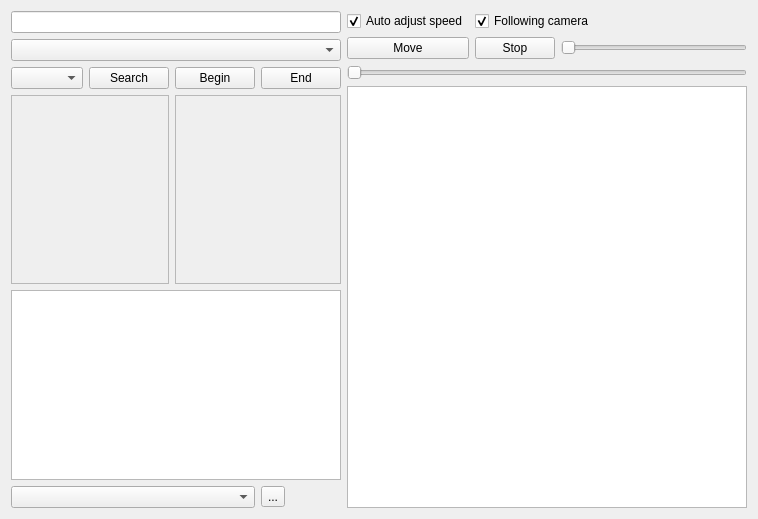
<?xml version="1.0" encoding="UTF-8"?>
<ui version="4.0">
 <class>MainWindow</class>
 <widget class="QMainWindow" name="MainWindow">
  <property name="geometry">
   <rect>
    <x>0</x>
    <y>0</y>
    <width>700</width>
    <height>519</height>
   </rect>
  </property>
  <property name="sizePolicy">
   <sizepolicy hsizetype="Expanding" vsizetype="Expanding">
    <horstretch>0</horstretch>
    <verstretch>0</verstretch>
   </sizepolicy>
  </property>
  <property name="windowTitle">
   <string>Mon detecteur de charlottes aux fraises</string>
  </property>
  <property name="windowOpacity">
   <double>1.000000000000000</double>
  </property>
  <widget class="QWidget" name="centralWidget">
   <property name="enabled">
    <bool>true</bool>
   </property>
   <layout class="QGridLayout" name="gridLayout">
    <item row="0" column="0">
     <layout class="QHBoxLayout" name="mainLayout">
      <property name="sizeConstraint">
       <enum>QLayout::SetNoConstraint</enum>
      </property>
      <item>
       <layout class="QGridLayout" name="leftLayout">
        <property name="sizeConstraint">
         <enum>QLayout::SetMaximumSize</enum>
        </property>
        <item row="3" column="1">
         <widget class="QPushButton" name="launchSearch">
          <property name="text">
           <string>Search</string>
          </property>
         </widget>
        </item>
        <item row="0" column="0" colspan="4">
         <widget class="QLineEdit" name="searchLineEdit"/>
        </item>
        <item row="4" column="2" colspan="2">
         <widget class="QTextEdit" name="carData_2">
          <property name="enabled">
           <bool>false</bool>
          </property>
          <property name="verticalScrollBarPolicy">
           <enum>Qt::ScrollBarAlwaysOff</enum>
          </property>
          <property name="horizontalScrollBarPolicy">
           <enum>Qt::ScrollBarAlwaysOff</enum>
          </property>
         </widget>
        </item>
        <item row="5" column="0" colspan="4">
         <widget class="QTextEdit" name="directionsOutput">
          <property name="enabled">
           <bool>true</bool>
          </property>
          <property name="verticalScrollBarPolicy">
           <enum>Qt::ScrollBarAsNeeded</enum>
          </property>
          <property name="horizontalScrollBarPolicy">
           <enum>Qt::ScrollBarAlwaysOff</enum>
          </property>
          <property name="readOnly">
           <bool>true</bool>
          </property>
         </widget>
        </item>
        <item row="3" column="2">
         <widget class="QPushButton" name="choosebegin">
          <property name="text">
           <string>Begin</string>
          </property>
         </widget>
        </item>
        <item row="3" column="3">
         <widget class="QPushButton" name="chooseend">
          <property name="text">
           <string>End</string>
          </property>
         </widget>
        </item>
        <item row="6" column="3">
         <widget class="QToolButton" name="toolButton">
          <property name="text">
           <string>...</string>
          </property>
         </widget>
        </item>
        <item row="6" column="0" colspan="3">
         <widget class="QComboBox" name="languageList"/>
        </item>
        <item row="1" column="0" colspan="4">
         <widget class="QComboBox" name="searchComboBox">
          <property name="enabled">
           <bool>true</bool>
          </property>
          <property name="editable">
           <bool>false</bool>
          </property>
         </widget>
        </item>
        <item row="3" column="0">
         <widget class="QComboBox" name="displacementMode"/>
        </item>
        <item row="4" column="0" colspan="2">
         <widget class="QTextEdit" name="carData">
          <property name="enabled">
           <bool>false</bool>
          </property>
          <property name="verticalScrollBarPolicy">
           <enum>Qt::ScrollBarAlwaysOff</enum>
          </property>
          <property name="horizontalScrollBarPolicy">
           <enum>Qt::ScrollBarAlwaysOff</enum>
          </property>
         </widget>
        </item>
       </layout>
      </item>
      <item>
       <layout class="QGridLayout" name="rightLayout">
        <property name="sizeConstraint">
         <enum>QLayout::SetMaximumSize</enum>
        </property>
        <item row="1" column="2">
         <widget class="QPushButton" name="stopCarButton">
          <property name="text">
           <string>Stop</string>
          </property>
          <property name="checkable">
           <bool>false</bool>
          </property>
         </widget>
        </item>
        <item row="1" column="1">
         <widget class="QPushButton" name="startCarButton">
          <property name="text">
           <string>Move</string>
          </property>
          <property name="checkable">
           <bool>false</bool>
          </property>
         </widget>
        </item>
        <item row="1" column="3">
         <widget class="QSlider" name="speedSlider">
          <property name="maximum">
           <number>250</number>
          </property>
          <property name="orientation">
           <enum>Qt::Horizontal</enum>
          </property>
         </widget>
        </item>
        <item row="3" column="1" colspan="3">
         <widget class="MyGraphicsView" name="graphicsView">
          <property name="minimumSize">
           <size>
            <width>400</width>
            <height>400</height>
           </size>
          </property>
          <property name="dragMode">
           <enum>QGraphicsView::ScrollHandDrag</enum>
          </property>
         </widget>
        </item>
        <item row="0" column="2" colspan="2">
         <widget class="QCheckBox" name="followingCamera">
          <property name="text">
           <string>Following camera</string>
          </property>
          <property name="checked">
           <bool>true</bool>
          </property>
         </widget>
        </item>
        <item row="0" column="1">
         <widget class="QCheckBox" name="autoAdjustSpeed">
          <property name="text">
           <string>Auto adjust speed</string>
          </property>
          <property name="checked">
           <bool>true</bool>
          </property>
         </widget>
        </item>
        <item row="2" column="1" colspan="3">
         <widget class="QSlider" name="zoomSlider">
          <property name="minimum">
           <number>1</number>
          </property>
          <property name="maximum">
           <number>20</number>
          </property>
          <property name="orientation">
           <enum>Qt::Horizontal</enum>
          </property>
         </widget>
        </item>
       </layout>
      </item>
     </layout>
    </item>
   </layout>
  </widget>
 </widget>
 <layoutdefault spacing="6" margin="11"/>
 <customwidgets>
  <customwidget>
   <class>MyGraphicsView</class>
   <extends>QGraphicsView</extends>
   <header>mygraphicsview.h</header>
   <slots>
    <slot>beginRoadDrawing()</slot>
   </slots>
  </customwidget>
 </customwidgets>
 <tabstops>
  <tabstop>searchLineEdit</tabstop>
  <tabstop>displacementMode</tabstop>
  <tabstop>launchSearch</tabstop>
  <tabstop>choosebegin</tabstop>
  <tabstop>chooseend</tabstop>
  <tabstop>languageList</tabstop>
  <tabstop>toolButton</tabstop>
  <tabstop>stopCarButton</tabstop>
  <tabstop>speedSlider</tabstop>
  <tabstop>directionsOutput</tabstop>
 </tabstops>
 <resources/>
 <connections/>
</ui>
